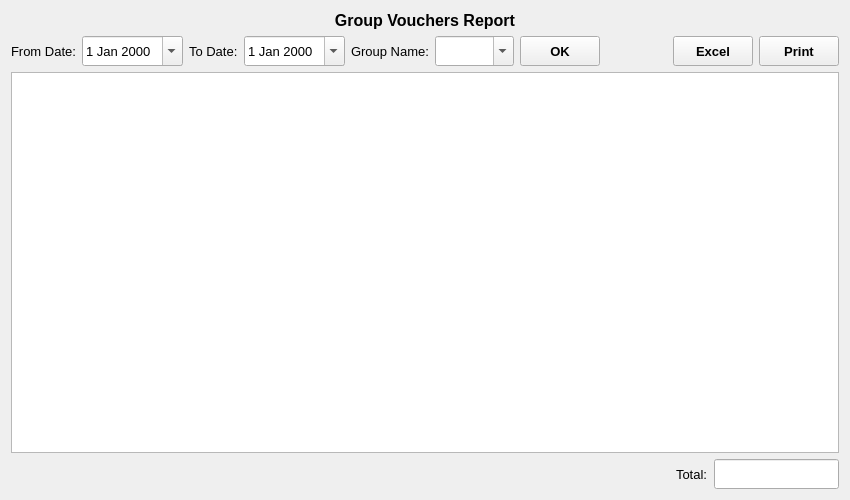
<?xml version="1.0" encoding="UTF-8"?>
<ui version="4.0">
 <class>GroupVouchers</class>
 <widget class="QWidget" name="GroupVouchers">
  <property name="geometry">
   <rect>
    <x>0</x>
    <y>0</y>
    <width>850</width>
    <height>500</height>
   </rect>
  </property>
  <property name="font">
   <font>
    <family>Microsoft YaHei UI</family>
    <pointsize>10</pointsize>
   </font>
  </property>
  <property name="windowTitle">
   <string>Form</string>
  </property>
  <layout class="QVBoxLayout" name="verticalLayout">
   <item>
    <widget class="QLabel" name="label">
     <property name="font">
      <font>
       <pointsize>12</pointsize>
       <weight>75</weight>
       <bold>true</bold>
      </font>
     </property>
     <property name="text">
      <string>Group Vouchers Report</string>
     </property>
     <property name="alignment">
      <set>Qt::AlignCenter</set>
     </property>
    </widget>
   </item>
   <item>
    <layout class="QHBoxLayout" name="horizontalLayout" stretch="0,0,0,0,0,0,0,0,0,0">
     <property name="spacing">
      <number>6</number>
     </property>
     <item>
      <widget class="QLabel" name="fromDateLabel">
       <property name="text">
        <string>From Date:</string>
       </property>
      </widget>
     </item>
     <item>
      <widget class="QDateEdit" name="fromDateDateEdit">
       <property name="minimumSize">
        <size>
         <width>0</width>
         <height>30</height>
        </size>
       </property>
       <property name="calendarPopup">
        <bool>true</bool>
       </property>
      </widget>
     </item>
     <item>
      <widget class="QLabel" name="toDateLabel">
       <property name="text">
        <string>To Date:</string>
       </property>
      </widget>
     </item>
     <item>
      <widget class="QDateEdit" name="toDateDateEdit">
       <property name="minimumSize">
        <size>
         <width>0</width>
         <height>30</height>
        </size>
       </property>
       <property name="calendarPopup">
        <bool>true</bool>
       </property>
      </widget>
     </item>
     <item>
      <widget class="QLabel" name="groupNameLabel">
       <property name="text">
        <string>Group Name:</string>
       </property>
      </widget>
     </item>
     <item>
      <widget class="QComboBox" name="groupNameComboBox">
       <property name="minimumSize">
        <size>
         <width>0</width>
         <height>30</height>
        </size>
       </property>
       <property name="editable">
        <bool>true</bool>
       </property>
      </widget>
     </item>
     <item>
      <widget class="QToolButton" name="OKButton">
       <property name="minimumSize">
        <size>
         <width>80</width>
         <height>30</height>
        </size>
       </property>
       <property name="font">
        <font>
         <weight>75</weight>
         <bold>true</bold>
        </font>
       </property>
       <property name="text">
        <string>OK</string>
       </property>
      </widget>
     </item>
     <item>
      <spacer name="horizontalSpacer">
       <property name="orientation">
        <enum>Qt::Horizontal</enum>
       </property>
       <property name="sizeHint" stdset="0">
        <size>
         <width>40</width>
         <height>20</height>
        </size>
       </property>
      </spacer>
     </item>
     <item>
      <widget class="QToolButton" name="excelButton">
       <property name="minimumSize">
        <size>
         <width>80</width>
         <height>30</height>
        </size>
       </property>
       <property name="font">
        <font>
         <weight>75</weight>
         <bold>true</bold>
        </font>
       </property>
       <property name="text">
        <string>Excel</string>
       </property>
      </widget>
     </item>
     <item>
      <widget class="QToolButton" name="printButton">
       <property name="minimumSize">
        <size>
         <width>80</width>
         <height>30</height>
        </size>
       </property>
       <property name="font">
        <font>
         <weight>75</weight>
         <bold>true</bold>
        </font>
       </property>
       <property name="text">
        <string>Print</string>
       </property>
      </widget>
     </item>
    </layout>
   </item>
   <item>
    <widget class="QTableView" name="tableView"/>
   </item>
   <item>
    <layout class="QHBoxLayout" name="horizontalLayout_2" stretch="1,0,0">
     <item>
      <spacer name="horizontalSpacer_2">
       <property name="orientation">
        <enum>Qt::Horizontal</enum>
       </property>
       <property name="sizeHint" stdset="0">
        <size>
         <width>40</width>
         <height>20</height>
        </size>
       </property>
      </spacer>
     </item>
     <item>
      <widget class="QLabel" name="totalLabel">
       <property name="text">
        <string>Total:</string>
       </property>
      </widget>
     </item>
     <item>
      <widget class="QLineEdit" name="totalLineEdit">
       <property name="minimumSize">
        <size>
         <width>0</width>
         <height>30</height>
        </size>
       </property>
      </widget>
     </item>
    </layout>
   </item>
  </layout>
 </widget>
 <resources/>
 <connections/>
</ui>
